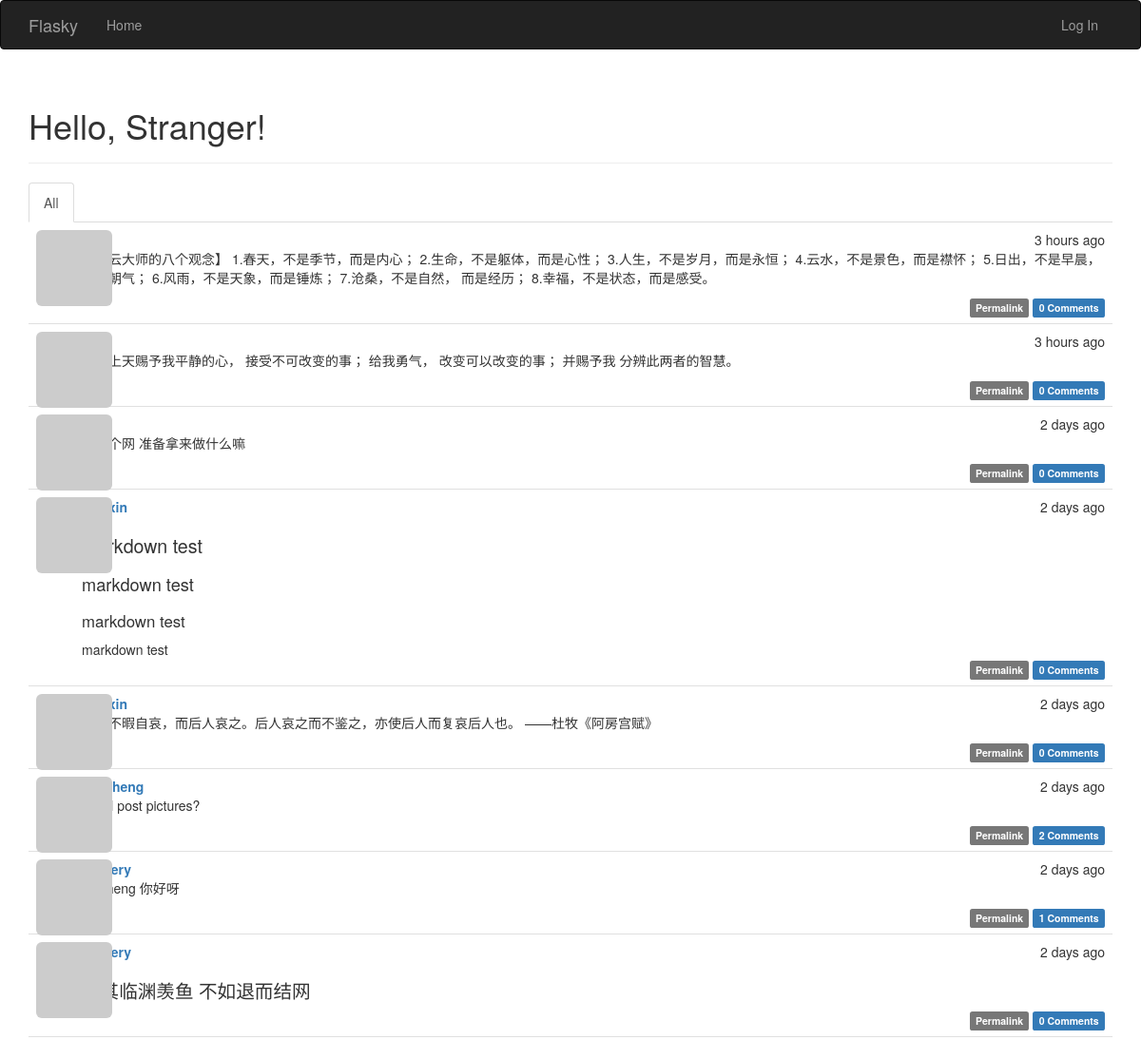
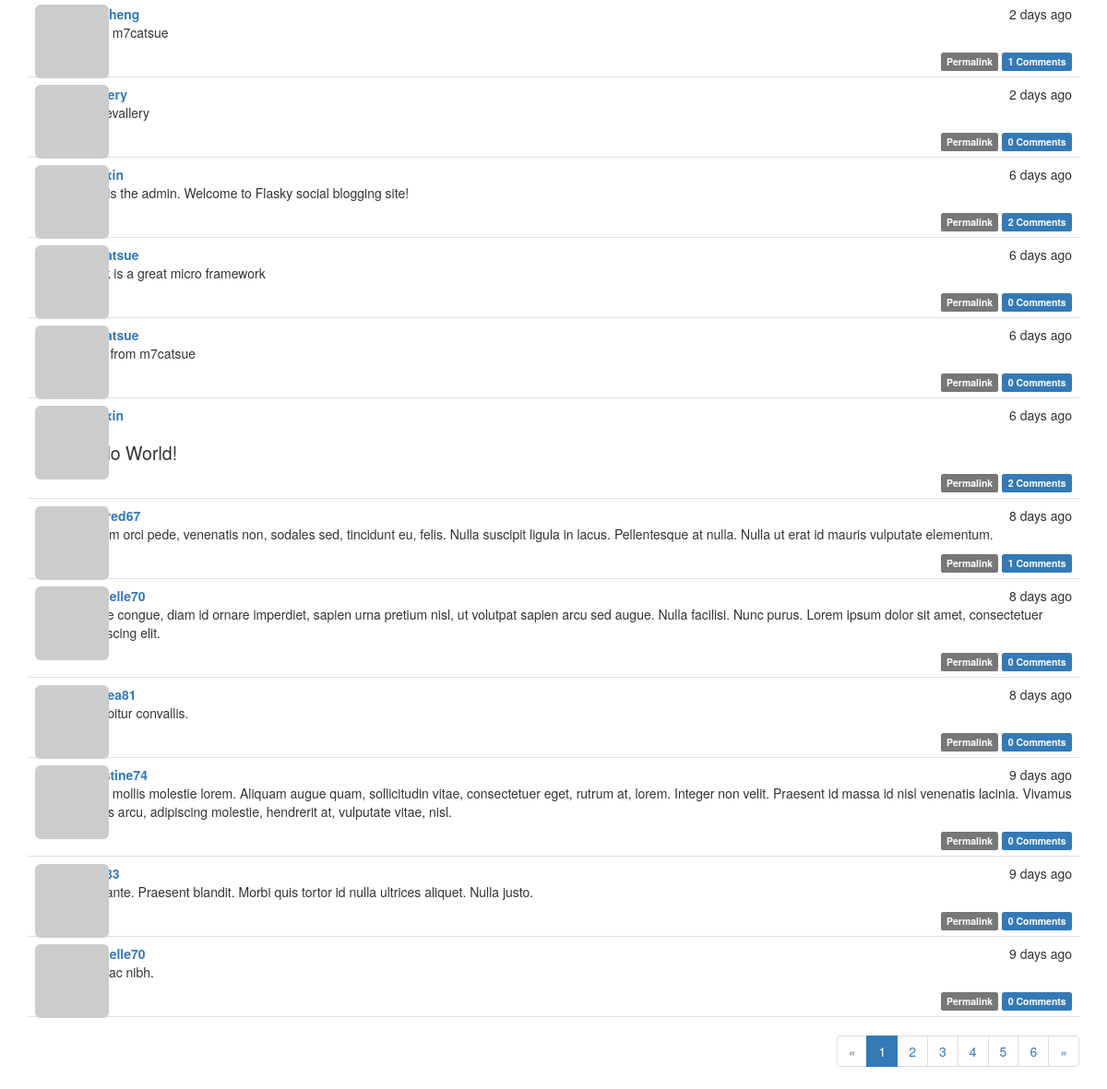
The page / on the database its author committed (2 pictures, top to bottom).
### app/models.py (models this page shows, shortened)
class Post(db.Model):
    __tablename__ = 'posts'
    __searchable__ = ['body', ]          # __searchable__包含所有将被搜索且建立索引的字段(will be indexed by whoosh)
    __analyzer__ = ChineseAnalyzer()     # 设置对于Post进行whoosh搜索的分析器(用于分词);若这里不设置则使用config.py中的全局默认设置
    id = db.Column(db.Integer, primary_key=True)
    body = db.Column(db.Text)
    body_html = db.Column(db.Text)
    timestamp = db.Column(db.DateTime, index=True, default=datetime.utcnow)
    author_id = db.Column(db.Integer, db.ForeignKey('users.id'))
    comments = db.relationship('Comment', backref='post', lazy='dynamic')

class User(UserMixin, db.Model):
    __tablename__ = 'users'
    id = db.Column(db.Integer, primary_key=True)
    email = db.Column(db.String(64), unique=True, index=True)
    username = db.Column(db.String(64), unique=True, index=True)
    role_id = db.Column(db.Integer, db.ForeignKey('roles.id'))
    password_hash = db.Column(db.String(128))
    confirmed = db.Column(db.Boolean, default=False)
    name = db.Column(db.String(64))
    location = db.Column(db.String(64))
    about_me = db.Column(db.Text())
    member_since = db.Column(db.DateTime(), default=datetime.utcnow)
    last_seen = db.Column(db.DateTime(), default=datetime.utcnow)
    avatar_hash = db.Column(db.String(32))
    posts = db.relationship('Post', backref='author', lazy='dynamic')           # 由Post.author获得对应的User实例;User.posts得到用户的所有Post实例
    followed = db.relationship('Follow',
                               foreign_keys=[Follow.follower_id],               # [IMP] 这里foreign_key是指当前user.id在Follow模型中的foreign_key
                               backref=db.backref('follower', lazy='joined'),   # 为了消除外键间的歧义(2个外键),定义关系时须用可选参数foreign_keys指定的外键
                               lazy='dynamic',                                  # [IMP] backref()参数并不是指定这两个关系之间的引用关系,而是回引Follow模型
                               cascade='all, delete-orphan')                    # joined模式实现立即从关联查询结果中加载相关对象(list of instances)
    followers = db.relationship('Follow',                                       # dynamic模式:不会直接返回记录,返回可添加额外过滤器的查询对象
                                foreign_keys=[Follow.followed_id],              # cascade参数配置在父对象上执行的操作对相关对象的影响
                                backref=db.backref('followed', lazy='joined'),  # 'all, delete-orphan'表示启用所有默认层叠选项,且还要删除孤儿记录
                                lazy='dynamic',
                                cascade='all, delete-orphan')                   # 多对多关系定义为两个一对多关系:user.followed 和 user.followers
    comments = db.relationship('Comment', backref='author', lazy='dynamic')
    @property
    def password(self):
        """password不可读"""
        raise AttributeError('Password is not a readable attribute.')
    def gravatar(self, size=100, default='identicon', rating='g'):
        if request.is_secure:
            url = 'https://cn.gravatar.com/avatar'
        else:
            url = 'http://cn.gravatar.com/avatar'
        hash = self.avatar_hash or hashlib.md5(
            self.email.encode('utf-8')).hexdigest()
        return '{url}/{hash}?s={size}&d={default}&r={rating}'.format(
            url=url, hash=hash, size=size, default=default, rating=rating)

### app/main/views.py (the view, shortened to what this page needs)
@main.route('/', methods=['GET', 'POST'])
def index():
    form = PostForm()
    page = request.args.get('page', 1, type=int)                        # 渲染的页数从request.args中获取
    show_followed = False                                               # 若未指定,则默认为1;type=int保证参数无法转换为整数时,返回默认值(1)
    if current_user.is_authenticated:
        show_followed = bool(request.cookies.get('show_followed', ''))  # cookies是dict,其get方法的默认值为空字符串
    if show_followed:
        query = current_user.followed_posts                             # 主页显示关注的人的博客文章
    else:
        query = Post.query                                              # 主页显示所有人的博客文章
    pagination = query.order_by(Post.timestamp.desc()).paginate(        # query对象由上if..else..语句提供
        page, per_page=current_app.config['FLASKY_POSTS_PER_PAGE'],     # paginate()参数: (1)页数:唯一必需参数(2)每页显示记录的数量,默认20条
        error_out=False)                                                # (3)error_out为True时,若请求的页数超出了范围,则返回404错误;为False时,页数超出范围返回一个空列表
    posts = pagination.items
    return render_template('index.html', form=form, posts=posts,
                           show_followed=show_followed, pagination=pagination)

### app/auth/views.py (called while the page is built)
@auth.before_app_request
def before_request():
    if current_user.is_authenticated:
        current_user.ping()                                  # [IMP] 更新数据库User模型的last_seen属性
        g.search_form = SearchForm()                         # [IMP] 创建搜索表单对象并使得其对所有模版可用,存放在全局变量g中
        if not current_user.confirmed \
            and request.endpoint[:5] != 'auth.' \
            and request.endpoint != 'static':
            return redirect(url_for('auth.unconfirmed'))

### app/main/__init__.py (called while the page is built)
@main.app_context_processor
def inject_permissions():
    return dict(Permission=Permission)

### app/main/views.py (called while the page is built)
@main.after_app_request                                                 # 在视图函数处理完请求之后执行
def after_request(response):
    for query in get_debug_queries():
        if query.duration >= current_app.config['FLASKY_SLOW_DB_QUERY_TIME']:
            current_app.logger.warning(
                'Slow query: %s\nParameters: %s\nDuration: %fs\nContext: %s\n'
                % (query.statement, query.parameters, query.duration,
                   query.context))
    return response

### app/models.py (called while the page is built)
    def can(self, permissions):
        return False

    def is_administrator(self):
        return False

### app/templates/index.html (shortened to what this page needs)
{% extends "base.html" %}
{% import "bootstrap/wtf.html" as wtf %}
{% import "_macros.html" as macros %}
{% block page_content %}
<div class="page-header">
    <h1>Hello, {% if current_user.is_authenticated %}{{ current_user.username }}{% else %}Stranger{% endif %}!</h1>
</div>
<div class="post-tabs">
    <ul class="nav nav-tabs">
        <li{% if not show_followed %} class="active"{% endif %}><a href="{{ url_for('.show_all') }}">All</a></li>
    </ul>
    {% include '_posts.html' %}
</div>
{% if pagination %}
<div class="pagination">
    {{ macros.pagination_widget(pagination, '.index') }}
</div>
{% endif %}
{% endblock %}

### app/templates/_posts.html (shortened to what this page needs)
<ul class="posts">
    {% for post in posts %}
    <li class="post">
        <div class="post-thumbnail">
            <a href="{{ url_for('.user', username=post.author.username) }}">
                <img class="img-rounded profile-thumbnail" src="{{ post.author.gravatar(size=40) }}">
            </a>
        </div>
        <div class="post-content">
            <div class="post-date">{{ moment(post.timestamp).fromNow() }}</div>
            <div class="post-author"><a href="{{ url_for('.user', username=post.author.username) }}">{{ post.author.username }}</a></div>
            <div class="post-body">
                {% if post.body_html %}
                    {{ post.body_html | safe }}
                {% else %}
                    {{ post.body }}
                {% endif %}
            </div>
            <div class="post-footer">
                <a href="{{ url_for('.post', id=post.id) }}">
                    <span class="label label-default">Permalink</span>
                </a>
                <a href="{{ url_for('.post', id=post.id) }}#comments">
                    <span class="label label-primary">{{ post.comments.count() }} Comments</span>
                </a>
            </div>
        </div>
    </li>
    {% endfor %}
</ul>

### app/static/styles.css (style rules this page uses)
.profile-thumbnail { position: absolute; }
div.post-tabs { margin-top: 16px; }
ul.posts { list-style-type: none; padding: 0px; margin: 16px 0px 0px 0px; border-top: 1px solid #e0e0e0; }
div.post-tabs ul.posts { margin: 0px; border-top: none; }
ul.posts li.post { padding: 8px; border-bottom: 1px solid #e0e0e0; }
div.post-date { float: right; }
div.post-author { font-weight: bold; }
div.post-thumbnail { position: absolute; }
div.post-content { margin-left: 48px; min-height: 48px; }
div.post-footer { text-align: right; }
div.pagination { width: 100%; text-align: right; padding: 0px; margin: 0px; }
.post-body h1 { font-size: 140%; }
.post-body h2 { font-size: 130%; }
.post-body h3 { font-size: 120%; }

### rows shown on the page
Post: timestamp "3 hours ago", body_html "【星云大师的八个观念】 1.春天，不是季节，而是内心； 2.生命，不是躯体，而是心性； 3.人生，不是岁月，而是永恒； 4.云水，不是景色，而是襟怀； 5.日出，不是早晨，而是朝气； 6.风雨，不是天象，而是锤炼； 7.沧桑，不是自然， 而是经历； 8.幸福，不是状态，而是感受。", comments.count "0"
Post: timestamp "3 hours ago", body_html "祈求上天赐予我平静的心， 接受不可改变的事； 给我勇气， 改变可以改变的事； 并赐予我 分辨此两者的智慧。", comments.count "0"
Post: timestamp "2 days ago", body_html "你这个网 准备拿来做什么嘛", comments.count "0"
Post: timestamp "2 days ago", body_html "markdown test markdown test markdown test markdown test", comments.count "0"
Post: timestamp "2 days ago", body_html "秦人不暇自哀，而后人哀之。后人哀之而不鉴之，亦使后人而复哀后人也。 ——杜牧《阿房宫赋》", comments.count "0"
Post: timestamp "2 days ago", author.username "QiYuheng", body_html "Can I post pictures?", comments.count "2"
Post: timestamp "2 days ago", body_html "qiyuheng 你好呀", comments.count "1"
Post: timestamp "2 days ago", body_html "与其临渊羡鱼 不如退而结网", comments.count "0"
Post: timestamp "2 days ago", author.username "QiYuheng", body_html "Hello m7catsue", comments.count "1"
Post: timestamp "2 days ago", body_html "我是evallery", comments.count "0"
Post: timestamp "6 days ago", body_html "This is the admin. Welcome to Flasky social blogging site!", comments.count "2"
Post: timestamp "6 days ago", author.username "m7catsue", body_html "Flask is a great micro framework", comments.count "0"
Post: timestamp "6 days ago", author.username "m7catsue", body_html "hello from m7catsue", comments.count "0"
Post: timestamp "6 days ago", body_html "Hello World!", comments.count "2"
Post: timestamp "8 days ago", author.username "mildred67", body_html "Nullam orci pede, venenatis non, sodales sed, tincidunt eu, felis. Nulla suscipit ligula in lacus. Pellentesque at nulla. Nulla ut erat id mauris vulputate elementum.", comments.count "1"
Post: timestamp "8 days ago", author.username "michelle70", body_html "Fusce congue, diam id ornare imperdiet, sapien urna pretium nisl, ut volutpat sapien arcu sed augue. Nulla facilisi. Nunc purus. Lorem ipsum dolor sit amet, consectetuer adipiscing elit.", comments.count "0"
Post: timestamp "8 days ago", body_html "Curabitur convallis.", comments.count "0"
Post: timestamp "9 days ago", author.username "christine74", body_html "Nulla mollis molestie lorem. Aliquam augue quam, sollicitudin vitae, consectetuer eget, rutrum at, lorem. Integer non velit. Praesent id massa id nisl venenatis lacinia. Vivamus metus arcu, adipiscing molestie, hendrerit at, vulputate vitae, nisl.", comments.count "0"
Post: timestamp "9 days ago", body_html "Sed ante. Praesent blandit. Morbi quis tortor id nulla ultrices aliquet. Nulla justo.", comments.count "0"
Post: timestamp "9 days ago", author.username "michelle70", body_html "Duis ac nibh.", comments.count "0"

### other values the page prints
{{ p }} "1"
{{ p }} "2" "3" "4" "5" "6"
